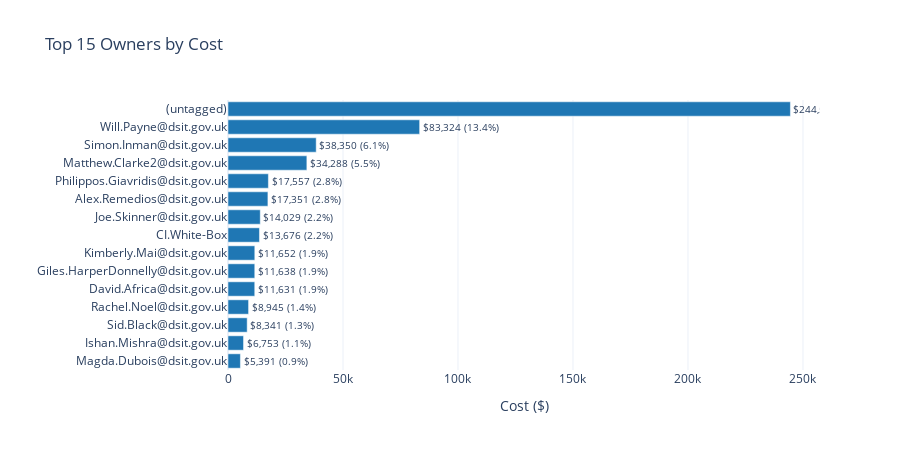

The notebook cell this image was saved under:
### Code cell
# Owner breakdown
owner_df = parse_tag_costs(data, 'owner', top_n=15)
if not owner_df.empty:
    fig = create_horizontal_bar_chart(owner_df, 'cost', 'tag_value', 
                                       'Top 15 Owners by Cost', 'Cost ($)')
    fig.show()
    
    # Check for untagged
    untagged = owner_df[owner_df['tag_value'] == '(untagged)']
    if not untagged.empty:
        untagged_cost = untagged['cost'].sum()
        print(f"\n⚠️  WARNING: ${untagged_cost:,.2f} in costs without owner tag!")

### Figure 1 — Plotly figure (JSON) as saved in the notebook; plotly's stock layout.template omitted (floating-point values rounded to 4 significant figures)
{"data": [{"hovertemplate": "<b>%{y}</b><br>Cost: $%{x:,.2f}<extra></extra>", "legendgroup": "", "marker": {"color": "#1f77b4", "pattern": {"shape": ""}}, "name": "", "orientation": "h", "showlegend": false, "text": ["$244,527 (39.2%)", "$83,324 (13.4%)", "$38,350 (6.1%)", "$34,288 (5.5%)", "$17,557 (2.8%)", "$17,351 (2.8%)", "$14,029 (2.2%)", "$13,676 (2.2%)", "$11,652 (1.9%)", "$11,638 (1.9%)", "$11,631 (1.9%)", "$8,945 (1.4%)", "$8,341 (1.3%)", "$6,753 (1.1%)", "$5,391 (0.9%)"], "textposition": "outside", "type": "bar", "x": [244500.0, 83320.0, 38350.0, 34290.0, 17560.0, 17350.0, 14030.0, 13680.0, 11650.0, 11640.0, 11630.0, 8945.0, 8341.0, 6753.0, 5391.0], "xaxis": "x", "y": ["(untagged)", "Will.Payne@dsit.gov.uk", "Simon.Inman@dsit.gov.uk", "Matthew.Clarke2@dsit.gov.uk", "Philippos.Giavridis@dsit.gov.uk", "Alex.Remedios@dsit.gov.uk", "Joe.Skinner@dsit.gov.uk", "CI.White-Box", "Kimberly.Mai@dsit.gov.uk", "Giles.HarperDonnelly@dsit.gov.uk", "David.Africa@dsit.gov.uk", "Rachel.Noel@dsit.gov.uk", "Sid.Black@dsit.gov.uk", "Ishan.Mishra@dsit.gov.uk", "Magda.Dubois@dsit.gov.uk"], "yaxis": "y"}], "layout": {"barmode": "relative", "height": 450, "legend": {"tracegroupgap": 0}, "showlegend": false, "title": {"text": "Top 15 Owners by Cost"}, "xaxis": {"anchor": "y", "domain": [0, 1], "title": {"text": "Cost ($)"}}, "yaxis": {"anchor": "x", "autorange": "reversed", "domain": [0, 1], "title": {"text": ""}}}}
